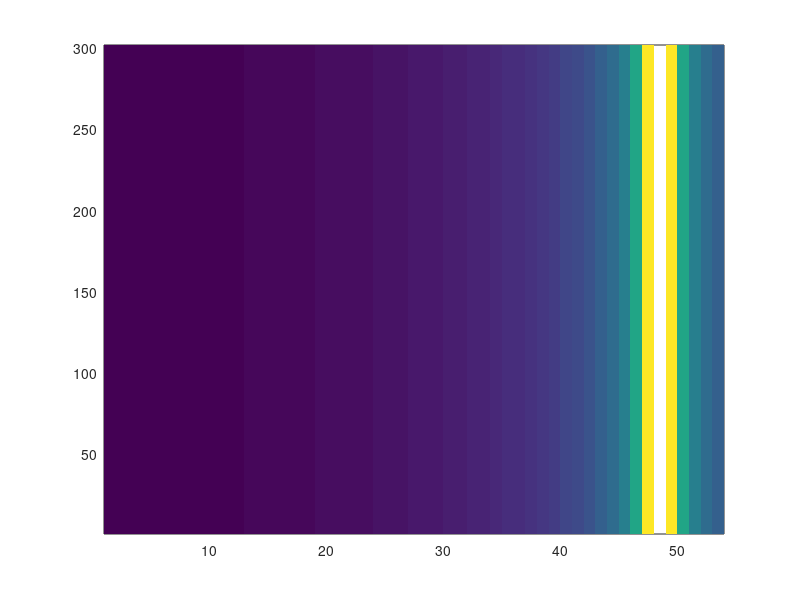

The MATLAB script that drew this image: (Note: this script raises an error after producing the figure.)
% THIS FILE CONTAINS THE DEFINITIONS OF THE PARAMETERS NEEDED TO CREATE THE 
% INPUT FILES FOR THE INWAVE MODEL:
%
% InWave_grd.nc
% InWave_ini.nc
% InWave_bnd.nc
%

%%%%%%%%%%%%%%%%%%%%%%%%%%%%%%%%%%%%%%%%%%%%%%%%%%%%%%%%%%%%%%%%%%%%%%%%%%%
%%%%%                DEFINE WHICH FILES TO GENERATE                   %%%%%
%%%%%%%%%%%%%%%%%%%%%%%%%%%%%%%%%%%%%%%%%%%%%%%%%%%%%%%%%%%%%%%%%%%%%%%%%%%

make_InWave_grd=1;
make_InWave_ini=1;
make_InWave_bnd=1;

%%%%%%%%%%%%%%%%%%%%%%%%%%%%%%%%%%%%%%%%%%%%%%%%%%%%%%%%%%%%%%%%%%%%%%%%%%%
%%%%%        GENERAL PARAMETERS: THESE NEED TO BE DEFINED ALWAYS       %%%%
%%%%%%%%%%%%%%%%%%%%%%%%%%%%%%%%%%%%%%%%%%%%%%%%%%%%%%%%%%%%%%%%%%%%%%%%%%%

Lm= 54;                % number of total rho points in the xi direction
Mm= 302;                % number of total rho points in the eta direction
TA= 8.3;                % representative absolute wave period (sec)
theta=270;

%%%%%%%%%%%%%%%%%%%%%%%%%%%%%%%%%%%%%%%%%%%%%%%%%%%%%%%%%%%%%%%%%%%%%%%%%%%
%%%%%                GRID AND BATHYMETRY DEFINITION                   %%%%%
%%%%%%%%%%%%%%%%%%%%%%%%%%%%%%%%%%%%%%%%%%%%%%%%%%%%%%%%%%%%%%%%%%%%%%%%%%%

filepath='P:\INWAVE_020811\Projects\Inwave_tests\Inwave_shore\';

if (make_InWave_grd)
    
  grd_file=strcat(filepath,'InWave_grd.nc');  % name of the grid file
    
  % Grid characteristics

  dx=20;                % grid cell size in xi direction
  dy=20;                % grid cell size in eta direction 

  % enter x and y coordinates of rho points

  X=[0:dx:dx*(Lm-1)];
  Y=[0:dy:dy*(Mm-1)];

  [x,y]=meshgrid(X,Y);
  %x=repmat(x,length(y),1);
  %y=repmat(y',1,length(x));

  % Bathymetry characteristics
  depth0= 11.75;            % water depth in the study domain (m)
  angle=0.0125;

  % set depth 
  depth=zeros(size(x))+depth0;
  depth=depth0-angle.*x;
  % set grid angle
  roms_angle=zeros(size(depth));

  % set masking
  mask_rho=ones(size(depth));
  dum=find(depth<-1);
  mask_rho(dum)=0;
  
  % set coriolis f
  f=zeros(size(depth))+4.988e-5; %20N
  
  % compute wave number
  
  L0=(9.81*TA.^2)./(2*pi);
  L=zeros(size(L0));
  
  for nn=1:100
      L=L0.*tanh((depth.*2*pi)./L);
  end
  
  k=(2*pi)./L;
  
  % compute wave celerity
  
  C=L./TA;
  
  % compute wave group celerity
  
  Cg=(C.*0.5).*(1+((k.*2).*depth)./sinh((k.*2).*depth));
  
  % compute refraction
  
  [mm,nn]=size(Cg);
  ang=zeros(size(Cg));
  
  for yy=1:mm
      ang(yy,:)=asin(C(yy,:)./C(yy,1)*sin((theta-270)*pi/180));
  end
  
  %ang=270+ang.*180/pi;
  
  % compute refraction coefficient
  Kr=zeros(size(Cg));
  
  for yy=1:mm
      Kr(yy,:)=(cos(ang(yy,:))/cos(ang(yy,1))).^0.5;
  end
 
  % compute shoaling
  
  Ks=zeros(size(Cg));
  
  for yy=1:mm
    Ks(yy,:)=(Cg(yy,1)./Cg(yy,:)).^0.5;
  end
  
  pcolor(Ks)
  shading flat
  colorbar 'vertical'
  
  ang=270+ang.*180/pi;

end

%%%%%%%%%%%%%%%%%%%%%%%%%%%%%%%%%%%%%%%%%%%%%%%%%%%%%%%%%%%%%%%%%%%%%%%%%%%
%%%%%                 INITIAL CONDITION DEFINITION                    %%%%%
%%%%%%%%%%%%%%%%%%%%%%%%%%%%%%%%%%%%%%%%%%%%%%%%%%%%%%%%%%%%%%%%%%%%%%%%%%%

if (make_InWave_ini || make_InWave_bnd )  

  Nbins= 5;                               % number of directional bins considered in the simulation
  Bindirs_c = [268:1:272];   % center angles of the directional bins.
  Bindirs = [268-0.5:1:272+0.5];
  pd=ones(size(Bindirs)).*5./(Nbins);
  
end  

if (make_InWave_ini)  
    
  ini_file=strcat(filepath,'InWave_ini.nc');  % name of the initial file

  Ac=ones(Nbins,Mm,Lm).*0;
  Cx=ones(Nbins,Mm,Lm-1).*0;
  Cy=ones(Nbins,Mm-1,Lm).*0;
  Ct=ones(Nbins+1,Mm,Lm).*0;

end


%%%%%%%%%%%%%%%%%%%%%%%%%%%%%%%%%%%%%%%%%%%%%%%%%%%%%%%%%%%%%%%%%%%%%%%%%%%
%%%%%                 BOUNDARY CONDITION DEFINITION                   %%%%%
%%%%%%%%%%%%%%%%%%%%%%%%%%%%%%%%%%%%%%%%%%%%%%%%%%%%%%%%%%%%%%%%%%%%%%%%%%%

if (make_InWave_bnd)

  bnd_file=strcat(filepath,'InWave_bnd.nc');  % name of the boundary file

  % Duration of the simulation and time increment for the boundaries
  
  dt= 1;                % time increment for the boundaries (seconds)
  drtn= 3600;         % total duration of the simulation (seconds)

  time=[0:dt:drtn];
  
  % Specify by 1 the open boundary: N E S W
  obc=[1 0 1 1];

  Nbins_bnd= 1;         % number of directional bins with energy at the boundaries
  dir_bnd= 270;      % center angle (degrees of the bin containing energy at the boudaries
  dumd=find(dir_bnd==theta);
 
 % Specify number of directions at the boundaries (we have to specify at
 % least 2)
 
%   Nbins_bnd= 1;         % number of directional bins with energy at the boundaries
%   dir_bnd= 261;         % center angle (degrees of the bin containing energy at the boudaries)

if sum(ismember(dir_bnd,Bindirs_c)) ~= Nbins_bnd; 
  bin_error=1;
else
  bin_error=0;
end      

% SPECIFY CHARCATERISTICS OF BICHROMATIC WAVE GROUPS

a1=1.00;
a2=0.5;
f1=0.1;
T1=1./f1;
f2=0.12;  %0.115
T2=1./f2;
Tm=(T1+T2)./2;
TA=Tm;

close all

 % if obc(4)==1
      Ac_west=zeros(length(time),Nbins_bnd,Mm);
      for i=1:Mm
          time_r=time-((i-1)*20).*(tan(-(theta-270)*pi/180))./Cg(i,1);
          eta=a1*cos(2*pi*f1*time_r)+a2*cos(2*pi*f2*time_r);
          E=1/8*1025*9.81*(2.*abs(hilbert(eta))).^2;
          Ac1=E./(2*pi/Tm);
          Ac_west(:,dumd,i)=Ac1(:);
      end
 % end
  
 % if obc(1)==1
    Ac_north=zeros(length(time),Nbins_bnd,Lm);
    suma=0;
      for i=1:Lm
          suma=suma+((i-1)*20).*(tan(-(theta-270)*pi/180))/Cg(Mm,i);
          time_r=time-(Mm-1)*20/Cg(Mm,1)-suma;
          eta=Ks(Mm,i).*(a1*cos(2*pi*f1*time_r)+a2*cos(2*pi*f2*time_r));
          HH=2.*abs(hilbert(eta));
          HH(HH>0.78*depth(Mm,i))=0.78*depth(Mm,i);
          E=1/8*1025*9.81*(HH).^2;
          Ac1=E./(2*pi/Tm); 
          if (ang(Mm,i)==ang(Mm,i))
          dist=abs(dir_bnd-ang(Mm,i));
          dumd=find(dist==min(dist));
          end
          Ac1(isnan(Ac1)==1)=0.0;
          Ac_north(:,dumd,i)=Ac1(:);
      end
 % end

 % if obc(3)==1
      Ac_south=zeros(length(time),Nbins_bnd,Lm);
      suma=0;
      for i=1:Lm
          suma=suma+((i-1)*20).*(tan(-(theta-270)*pi/180))/Cg(1,i);
          time_r=time-(1-1)*20/Cg(1,1)-suma;
          eta=Ks(1,i).*(a1*cos(2*pi*f1*time_r)+a2*cos(2*pi*f2*time_r));
          HH=2.*abs(hilbert(eta));
          HH(HH>0.78*depth(1,i))=0.78*depth(1,i);
          E=1/8*1025*9.81*(2.*abs(hilbert(eta))).^2;
          Ac1=E./(2*pi/Tm); 
          if (ang(1,i)==ang(1,i))
          dist=abs(dir_bnd-ang(1,i));
          dumd=find(dist==min(dist));
          end
          Ac1(isnan(Ac1)==1)=0.0;
          Ac_south(:,dumd,i)=Ac1(:);
      end
%  end
    
%  if obc(2)==1
    Ac_east=zeros(length(time),Nbins_bnd,Mm);
%  end


  if obc(4)==1
    TA_west=TA;
  end
  if obc(2)==1
    TA_east=TA;
  end
  if obc(3)==1
    TA_south=TA;
  end
  if obc(1)==1
    TA_north=TA;
  end

end



